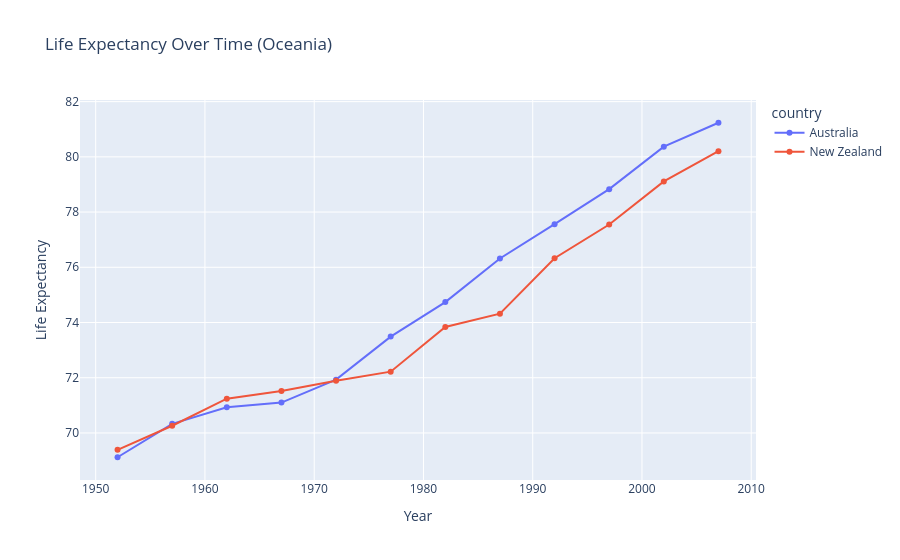
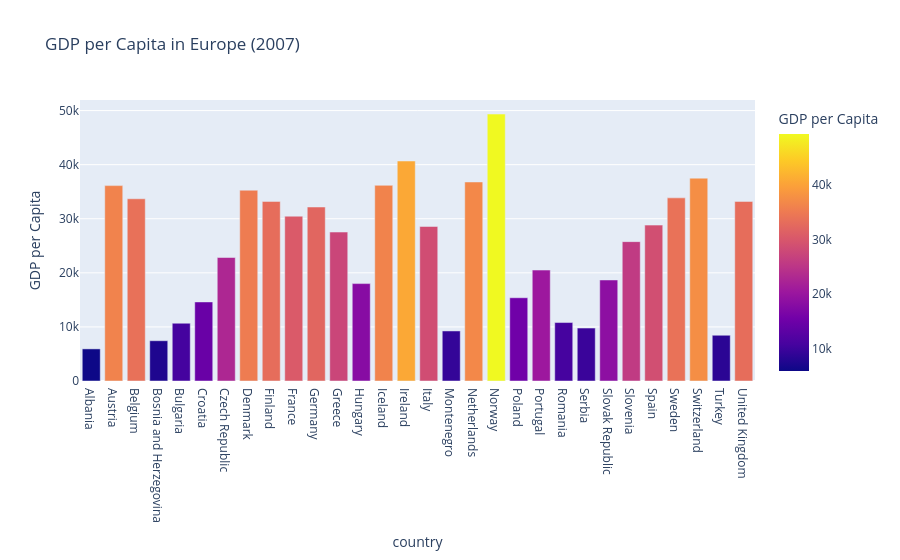
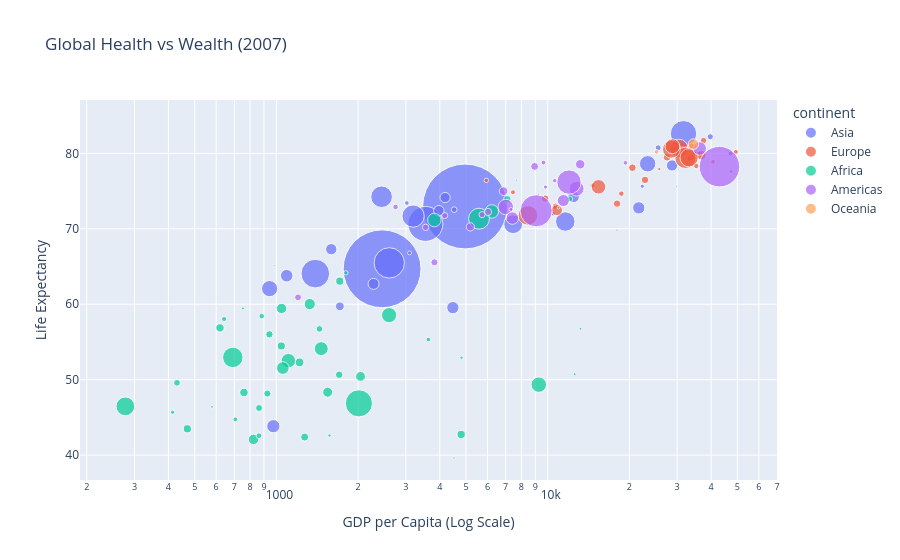

The code cell stored with these charts, in order, in its notebook:
### Code cell
#3. Write a program to create interactive visualizations using Plotly, including interactive
# line, bar, and scatter plots with hover information.

import pandas as pd
import plotly.express as px

# Load dataset
df = pd.read_csv("gapminder.csv")

# 1. Line Chart: Life Expectancy Over Time (Oceania)
df_oceania = df.query("continent == 'Oceania'")

fig_line = px.line(
    df_oceania,
    x="year",
    y="lifeExp",
    color="country",
    markers=True,
    title="Life Expectancy Over Time (Oceania)",
    labels={
        "lifeExp": "Life Expectancy",
        "year": "Year"
    },
    hover_name="country"
)

# 2. Bar Chart: GDP per Capita in Europe (2007)
df_2007_europe = df.query("year == 2007 and continent == 'Europe'")

fig_bar = px.bar(
    df_2007_europe,
    x="country",
    y="gdpPercap",
    color="gdpPercap",
    title="GDP per Capita in Europe (2007)",
    labels={"gdpPercap": "GDP per Capita"},
    hover_data=["pop"]
)

# 3. Scatter Plot: Global Health vs Wealth (2007)
df_2007 = df.query("year == 2007")

fig_scatter = px.scatter(
    df_2007,
    x="gdpPercap",
    y="lifeExp",
    size="pop",
    color="continent",
    hover_name="country",
    log_x=True,
    size_max=60,
    title="Global Health vs Wealth (2007)",
    labels={
        "gdpPercap": "GDP per Capita (Log Scale)",
        "lifeExp": "Life Expectancy"
    }
)

# Show all plots
fig_line.show()
fig_bar.show()
fig_scatter.show()

### Figure 1 — Plotly figure (JSON) as saved in the notebook; plotly's stock layout.template omitted (floating-point values rounded to 4 significant figures)
{"data": [{"hovertemplate": "<b>%{hovertext}</b><br><br>country=Australia<br>Year=%{x}<br>Life Expectancy=%{y}<extra></extra>", "hovertext": ["Australia", "Australia", "Australia", "Australia", "Australia", "Australia", "Australia", "Australia", "Australia", "Australia", "Australia", "Australia"], "legendgroup": "Australia", "line": {"color": "#636efa", "dash": "solid"}, "marker": {"symbol": "circle"}, "mode": "lines+markers", "name": "Australia", "orientation": "v", "showlegend": true, "type": "scatter", "x": [1952, 1957, 1962, 1967, 1972, 1977, 1982, 1987, 1992, 1997, 2002, 2007], "xaxis": "x", "y": [69.12, 70.33, 70.93, 71.1, 71.93, 73.49, 74.74, 76.32, 77.56, 78.83, 80.37, 81.23], "yaxis": "y"}, {"hovertemplate": "<b>%{hovertext}</b><br><br>country=New Zealand<br>Year=%{x}<br>Life Expectancy=%{y}<extra></extra>", "hovertext": ["New Zealand", "New Zealand", "New Zealand", "New Zealand", "New Zealand", "New Zealand", "New Zealand", "New Zealand", "New Zealand", "New Zealand", "New Zealand", "New Zealand"], "legendgroup": "New Zealand", "line": {"color": "#EF553B", "dash": "solid"}, "marker": {"symbol": "circle"}, "mode": "lines+markers", "name": "New Zealand", "orientation": "v", "showlegend": true, "type": "scatter", "x": [1952, 1957, 1962, 1967, 1972, 1977, 1982, 1987, 1992, 1997, 2002, 2007], "xaxis": "x", "y": [69.39, 70.26, 71.24, 71.52, 71.89, 72.22, 73.84, 74.32, 76.33, 77.55, 79.11, 80.2], "yaxis": "y"}], "layout": {"legend": {"title": {"text": "country"}, "tracegroupgap": 0}, "title": {"text": "Life Expectancy Over Time (Oceania)"}, "xaxis": {"anchor": "y", "domain": [0, 1], "title": {"text": "Year"}}, "yaxis": {"anchor": "x", "domain": [0, 1], "title": {"text": "Life Expectancy"}}}}

### Figure 2 — Plotly figure (JSON) as saved in the notebook; plotly's stock layout.template omitted (floating-point values rounded to 4 significant figures)
{"data": [{"customdata": [[3600523], [8199783], [10392226], [4552198], [7322858], [4493312], [10228744], [5468120], [5238460], [61083916], [82400996], [10706290], [9956108], [301931], [4109086], [58147733], [684736], [16570613], [4627926], [38518241], [10642836], [22276056], [10150265], [5447502], [2009245], [40448191], [9031088], [7554661], [71158647], [60776238]], "hovertemplate": "country=%{x}<br>GDP per Capita=%{marker.color}<br>pop=%{customdata[0]}<extra></extra>", "legendgroup": "", "marker": {"color": [5937.0, 36130.0, 33690.0, 7446.0, 10680.0, 14620.0, 22830.0, 35280.0, 33210.0, 30470.0, 32170.0, 27540.0, 18010.0, 36180.0, 40680.0, 28570.0, 9254.0, 36800.0, 49360.0, 15390.0, 20510.0, 10810.0, 9787.0, 18680.0, 25770.0, 28820.0, 33860.0, 37510.0, 8458.0, 33200.0], "coloraxis": "coloraxis", "pattern": {"shape": ""}}, "name": "", "orientation": "v", "showlegend": false, "textposition": "auto", "type": "bar", "x": ["Albania", "Austria", "Belgium", "Bosnia and Herzegovina", "Bulgaria", "Croatia", "Czech Republic", "Denmark", "Finland", "France", "Germany", "Greece", "Hungary", "Iceland", "Ireland", "Italy", "Montenegro", "Netherlands", "Norway", "Poland", "Portugal", "Romania", "Serbia", "Slovak Republic", "Slovenia", "Spain", "Sweden", "Switzerland", "Turkey", "United Kingdom"], "xaxis": "x", "y": [5937.0, 36130.0, 33690.0, 7446.0, 10680.0, 14620.0, 22830.0, 35280.0, 33210.0, 30470.0, 32170.0, 27540.0, 18010.0, 36180.0, 40680.0, 28570.0, 9254.0, 36800.0, 49360.0, 15390.0, 20510.0, 10810.0, 9787.0, 18680.0, 25770.0, 28820.0, 33860.0, 37510.0, 8458.0, 33200.0], "yaxis": "y"}], "layout": {"barmode": "relative", "coloraxis": {"colorbar": {"title": {"text": "GDP per Capita"}}, "colorscale": [[0, "#0d0887"], [0.1111, "#46039f"], [0.2222, "#7201a8"], [0.3333, "#9c179e"], [0.4444, "#bd3786"], [0.5556, "#d8576b"], [0.6667, "#ed7953"], [0.7778, "#fb9f3a"], [0.8889, "#fdca26"], [1, "#f0f921"]]}, "legend": {"tracegroupgap": 0}, "title": {"text": "GDP per Capita in Europe (2007)"}, "xaxis": {"anchor": "y", "domain": [0, 1], "title": {"text": "country"}}, "yaxis": {"anchor": "x", "domain": [0, 1], "title": {"text": "GDP per Capita"}}}}

### Figure 3 — Plotly figure (JSON) as saved in the notebook; plotly's stock layout.template omitted (floating-point values rounded to 4 significant figures)
{"data": [{"hovertemplate": "<b>%{hovertext}</b><br><br>continent=Asia<br>GDP per Capita (Log Scale)=%{x}<br>Life Expectancy=%{y}<br>pop=%{marker.size}<extra></extra>", "hovertext": ["Afghanistan", "Bahrain", "Bangladesh", "Cambodia", "China", "Hong Kong, China", "India", "Indonesia", "Iran", "Iraq", "Israel", "Japan", "Jordan", "Korea, Dem. Rep.", "Korea, Rep.", "Kuwait", "Lebanon", "Malaysia", "Mongolia", "Myanmar", "Nepal", "Oman", "Pakistan", "Philippines", "Saudi Arabia", "Singapore", "Sri Lanka", "Syria", "Taiwan", "Thailand", "Vietnam", "West Bank and Gaza", "Yemen, Rep."], "legendgroup": "Asia", "marker": {"color": "#636efa", "size": [31889923, 708573, 150448339, 14131858, 1318683096, 6980412, 1110396331, 223547000, 69453570, 27499638, 6426679, 127467972, 6053193, 23301725, 49044790, 2505559, 3921278, 24821286, 2874127, 47761980, 28901790, 3204897, 169270617, 91077287, 27601038, 4553009, 20378239, 19314747, 23174294, 65068149, 85262356, 4018332, 22211743], "sizemode": "area", "sizeref": 366300.0, "symbol": "circle"}, "mode": "markers", "name": "Asia", "orientation": "v", "showlegend": true, "type": "scatter", "x": [974.6, 29800.0, 1391.0, 1714.0, 4959.0, 39720.0, 2452.0, 3541.0, 11610.0, 4471.0, 25520.0, 31660.0, 4519.0, 1593.0, 23350.0, 47310.0, 10460.0, 12450.0, 3096.0, 944.0, 1091.0, 22320.0, 2606.0, 3190.0, 21650.0, 47140.0, 3970.0, 4185.0, 28720.0, 7458.0, 2442.0, 3025.0, 2281.0], "xaxis": "x", "y": [43.83, 75.64, 64.06, 59.72, 72.96, 82.21, 64.7, 70.65, 70.96, 59.55, 80.75, 82.6, 72.53, 67.3, 78.62, 77.59, 71.99, 74.24, 66.8, 62.07, 63.78, 75.64, 65.48, 71.69, 72.78, 79.97, 72.4, 74.14, 78.4, 70.62, 74.25, 73.42, 62.7], "yaxis": "y"}, {"hovertemplate": "<b>%{hovertext}</b><br><br>continent=Europe<br>GDP per Capita (Log Scale)=%{x}<br>Life Expectancy=%{y}<br>pop=%{marker.size}<extra></extra>", "hovertext": ["Albania", "Austria", "Belgium", "Bosnia and Herzegovina", "Bulgaria", "Croatia", "Czech Republic", "Denmark", "Finland", "France", "Germany", "Greece", "Hungary", "Iceland", "Ireland", "Italy", "Montenegro", "Netherlands", "Norway", "Poland", "Portugal", "Romania", "Serbia", "Slovak Republic", "Slovenia", "Spain", "Sweden", "Switzerland", "Turkey", "United Kingdom"], "legendgroup": "Europe", "marker": {"color": "#EF553B", "size": [3600523, 8199783, 10392226, 4552198, 7322858, 4493312, 10228744, 5468120, 5238460, 61083916, 82400996, 10706290, 9956108, 301931, 4109086, 58147733, 684736, 16570613, 4627926, 38518241, 10642836, 22276056, 10150265, 5447502, 2009245, 40448191, 9031088, 7554661, 71158647, 60776238], "sizemode": "area", "sizeref": 366300.0, "symbol": "circle"}, "mode": "markers", "name": "Europe", "orientation": "v", "showlegend": true, "type": "scatter", "x": [5937.0, 36130.0, 33690.0, 7446.0, 10680.0, 14620.0, 22830.0, 35280.0, 33210.0, 30470.0, 32170.0, 27540.0, 18010.0, 36180.0, 40680.0, 28570.0, 9254.0, 36800.0, 49360.0, 15390.0, 20510.0, 10810.0, 9787.0, 18680.0, 25770.0, 28820.0, 33860.0, 37510.0, 8458.0, 33200.0], "xaxis": "x", "y": [76.42, 79.83, 79.44, 74.85, 73.0, 75.75, 76.49, 78.33, 79.31, 80.66, 79.41, 79.48, 73.34, 81.76, 78.89, 80.55, 74.54, 79.76, 80.2, 75.56, 78.1, 72.48, 74.0, 74.66, 77.93, 80.94, 80.88, 81.7, 71.78, 79.42], "yaxis": "y"}, {"hovertemplate": "<b>%{hovertext}</b><br><br>continent=Africa<br>GDP per Capita (Log Scale)=%{x}<br>Life Expectancy=%{y}<br>pop=%{marker.size}<extra></extra>", "hovertext": ["Algeria", "Angola", "Benin", "Botswana", "Burkina Faso", "Burundi", "Cameroon", "Central African Republic", "Chad", "Comoros", "Congo, Dem. Rep.", "Congo, Rep.", "Cote d'Ivoire", "Djibouti", "Egypt", "Equatorial Guinea", "Eritrea", "Ethiopia", "Gabon", "Gambia", "Ghana", "Guinea", "Guinea-Bissau", "Kenya", "Lesotho", "Liberia", "Libya", "Madagascar", "Malawi", "Mali", "Mauritania", "Mauritius", "Morocco", "Mozambique", "Namibia", "Niger", "Nigeria", "Reunion", "Rwanda", "Sao Tome and Principe", "Senegal", "Sierra Leone", "Somalia", "South Africa", "Sudan", "Swaziland", "Tanzania", "Togo", "Tunisia", "Uganda", "Zambia", "Zimbabwe"], "legendgroup": "Africa", "marker": {"color": "#00cc96", "size": [33333216, 12420476, 8078314, 1639131, 14326203, 8390505, 17696293, 4369038, 10238807, 710960, 64606759, 3800610, 18013409, 496374, 80264543, 551201, 4906585, 76511887, 1454867, 1688359, 22873338, 9947814, 1472041, 35610177, 2012649, 3193942, 6036914, 19167654, 13327079, 12031795, 3270065, 1250882, 33757175, 19951656, 2055080, 12894865, 135031164, 798094, 8860588, 199579, 12267493, 6144562, 9118773, 43997828, 42292929, 1133066, 38139640, 5701579, 10276158, 29170398, 11746035, 12311143], "sizemode": "area", "sizeref": 366300.0, "symbol": "circle"}, "mode": "markers", "name": "Africa", "orientation": "v", "showlegend": true, "type": "scatter", "x": [6223.0, 4797.0, 1441.0, 12570.0, 1217.0, 430.1, 2042.0, 706.0, 1704.0, 986.1, 277.6, 3633.0, 1545.0, 2082.0, 5581.0, 12150.0, 641.4, 690.8, 13210.0, 752.7, 1328.0, 942.7, 579.2, 1463.0, 1569.0, 414.5, 12060.0, 1045.0, 759.3, 1043.0, 1803.0, 10960.0, 3820.0, 823.7, 4811.0, 619.7, 2014.0, 7670.0, 863.1, 1598.0, 1712.0, 862.5, 926.1, 9270.0, 2602.0, 4513.0, 1107.0, 883.0, 7093.0, 1056.0, 1271.0, 469.7], "xaxis": "x", "y": [72.3, 42.73, 56.73, 50.73, 52.3, 49.58, 50.43, 44.74, 50.65, 65.15, 46.46, 55.32, 48.33, 54.79, 71.34, 51.58, 58.04, 52.95, 56.73, 59.45, 60.02, 56.01, 46.39, 54.11, 42.59, 45.68, 73.95, 59.44, 48.3, 54.47, 64.16, 72.8, 71.16, 42.08, 52.91, 56.87, 46.86, 76.44, 46.24, 65.53, 63.06, 42.57, 48.16, 49.34, 58.56, 39.61, 52.52, 58.42, 73.92, 51.54, 42.38, 43.49], "yaxis": "y"}, {"hovertemplate": "<b>%{hovertext}</b><br><br>continent=Americas<br>GDP per Capita (Log Scale)=%{x}<br>Life Expectancy=%{y}<br>pop=%{marker.size}<extra></extra>", "hovertext": ["Argentina", "Bolivia", "Brazil", "Canada", "Chile", "Colombia", "Costa Rica", "Cuba", "Dominican Republic", "Ecuador", "El Salvador", "Guatemala", "Haiti", "Honduras", "Jamaica", "Mexico", "Nicaragua", "Panama", "Paraguay", "Peru", "Puerto Rico", "Trinidad and Tobago", "United States", "Uruguay", "Venezuela"], "legendgroup": "Americas", "marker": {"color": "#ab63fa", "size": [40301927, 9119152, 190010647, 33390141, 16284741, 44227550, 4133884, 11416987, 9319622, 13755680, 6939688, 12572928, 8502814, 7483763, 2780132, 108700891, 5675356, 3242173, 6667147, 28674757, 3942491, 1056608, 301139947, 3447496, 26084662], "sizemode": "area", "sizeref": 366300.0, "symbol": "circle"}, "mode": "markers", "name": "Americas", "orientation": "v", "showlegend": true, "type": "scatter", "x": [12780.0, 3822.0, 9066.0, 36320.0, 13170.0, 7007.0, 9645.0, 8948.0, 6025.0, 6873.0, 5728.0, 5186.0, 1202.0, 3548.0, 7321.0, 11980.0, 2749.0, 9809.0, 4173.0, 7409.0, 19330.0, 18010.0, 42950.0, 10610.0, 11420.0], "xaxis": "x", "y": [75.32, 65.55, 72.39, 80.65, 78.55, 72.89, 78.78, 78.27, 72.23, 74.99, 71.88, 70.26, 60.92, 70.2, 72.57, 76.19, 72.9, 75.54, 71.75, 71.42, 78.75, 69.82, 78.24, 76.38, 73.75], "yaxis": "y"}, {"hovertemplate": "<b>%{hovertext}</b><br><br>continent=Oceania<br>GDP per Capita (Log Scale)=%{x}<br>Life Expectancy=%{y}<br>pop=%{marker.size}<extra></extra>", "hovertext": ["Australia", "New Zealand"], "legendgroup": "Oceania", "marker": {"color": "#FFA15A", "size": [20434176, 4115771], "sizemode": "area", "sizeref": 366300.0, "symbol": "circle"}, "mode": "markers", "name": "Oceania", "orientation": "v", "showlegend": true, "type": "scatter", "x": [34440.0, 25190.0], "xaxis": "x", "y": [81.23, 80.2], "yaxis": "y"}], "layout": {"legend": {"itemsizing": "constant", "title": {"text": "continent"}, "tracegroupgap": 0}, "title": {"text": "Global Health vs Wealth (2007)"}, "xaxis": {"anchor": "y", "domain": [0, 1], "title": {"text": "GDP per Capita (Log Scale)"}, "type": "log"}, "yaxis": {"anchor": "x", "domain": [0, 1], "title": {"text": "Life Expectancy"}}}}
